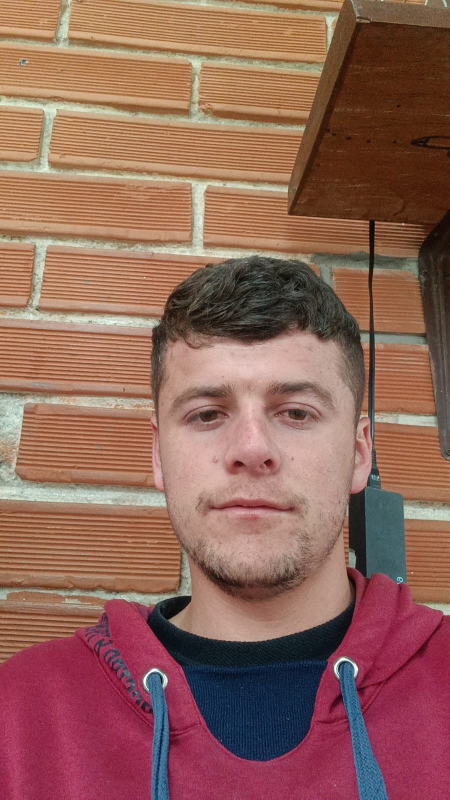
#> input picture dataset/julian/1.jfif, 899 x 1599 px (shown at 1/2 size); its folder holds only this picture in this run
$ python train_model.py
#> lines starting #> are read from the running program, lines starting #| are printed output that depends on the picture
import os
import json
import cv2
import numpy as np

DATASET_DIR = "dataset"
MODEL_DIR = "model"
MODEL_PATH = os.path.join(MODEL_DIR, "lbph_model.yml")
LABELS_PATH = os.path.join(MODEL_DIR, "labels.json")

os.makedirs(MODEL_DIR, exist_ok=True)

cascade = cv2.CascadeClassifier(
    cv2.data.haarcascades + "haarcascade_frontalface_default.xml"
)

images = []
labels = []
label_map = {}
current_id = 0

for person_name in sorted(os.listdir(DATASET_DIR)):
    person_dir = os.path.join(DATASET_DIR, person_name)
    if not os.path.isdir(person_dir):
        continue

    label_map[current_id] = person_name

    for filename in os.listdir(person_dir):
        path = os.path.join(person_dir, filename)
        img = cv2.imread(path)
#> img is the input picture: shape (1599, 899, 3); mean B, G, R 89.1, 100.8, 145.5

        if img is None:
            print("No se pudo leer:", path)
            continue

        gray = cv2.cvtColor(img, cv2.COLOR_BGR2GRAY)
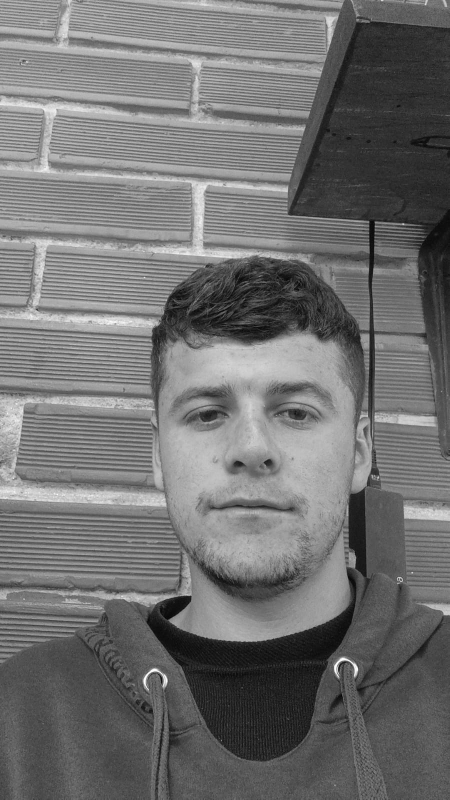
#> gray: shape (1599, 899) (shown at 1/2 size); min 1, max 255, mean 112.9
        faces = cascade.detectMultiScale(gray, scaleFactor=1.1, minNeighbors=5)
#> faces = [[262, 624, 501, 501]]

        if len(faces) == 0:
            print("No se detecto rostro en:", path)
            continue

        x, y, w, h = faces[0]
#> x = 262; y = 624; w = 501; h = 501
        face = gray[y:y+h, x:x+w]
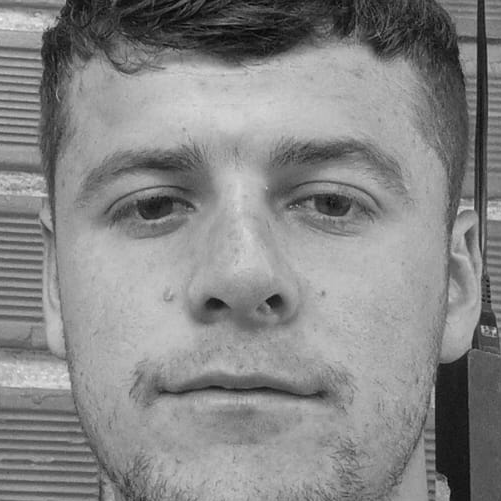
#> face: shape (501, 501); min 2, max 243, mean 134.8
        face = cv2.resize(face, (200, 200))
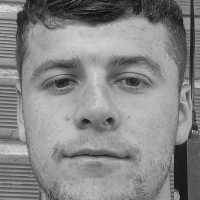
#> face: shape (200, 200); min 10, max 239, mean 134.7

        images.append(face)
        labels.append(current_id)
        print("Muestra agregada:", path)

    current_id += 1
#> pass 2 of the loop `for person_name in sorted(os.listdir(DATASET_DIR)):`:
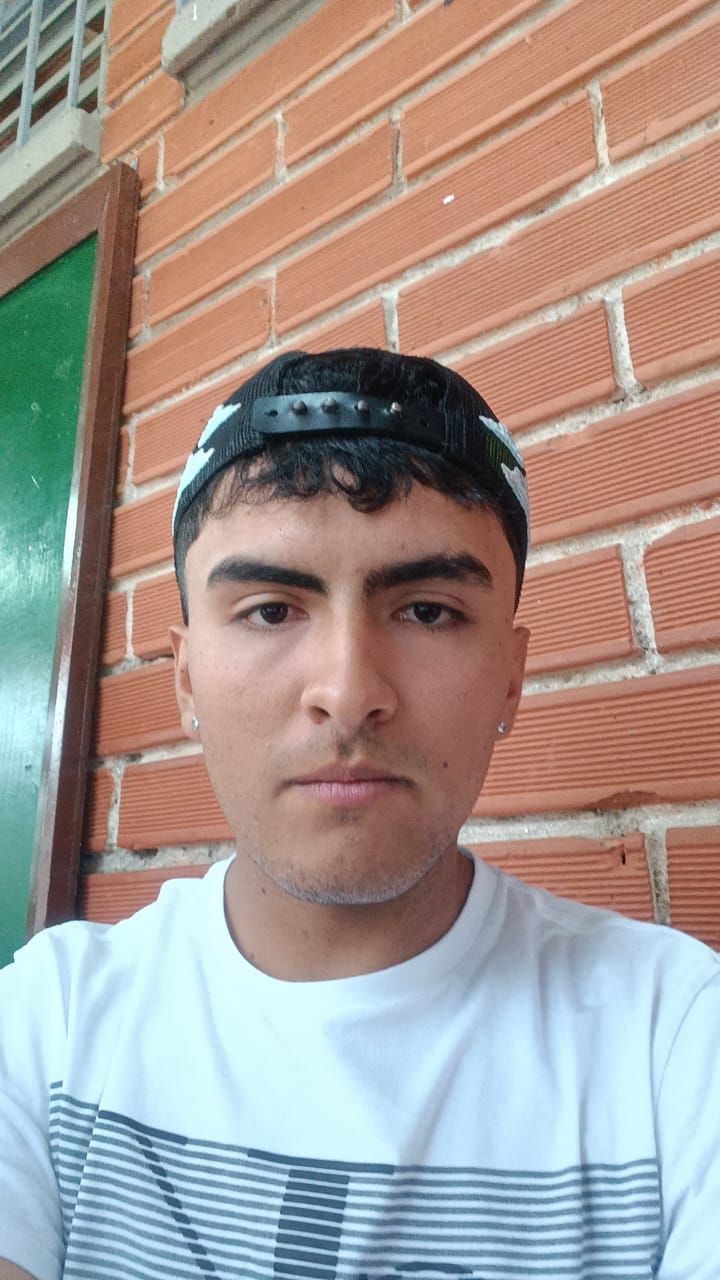
#> input picture dataset/sebas/1.jfif, 720 x 1280 px
#> img is the input picture: shape (1280, 720, 3); mean B, G, R 145.6, 151.8, 164.9
#> `gray = cv2.cvtColor(img, cv2.COLOR_BGR2GRAY)`:
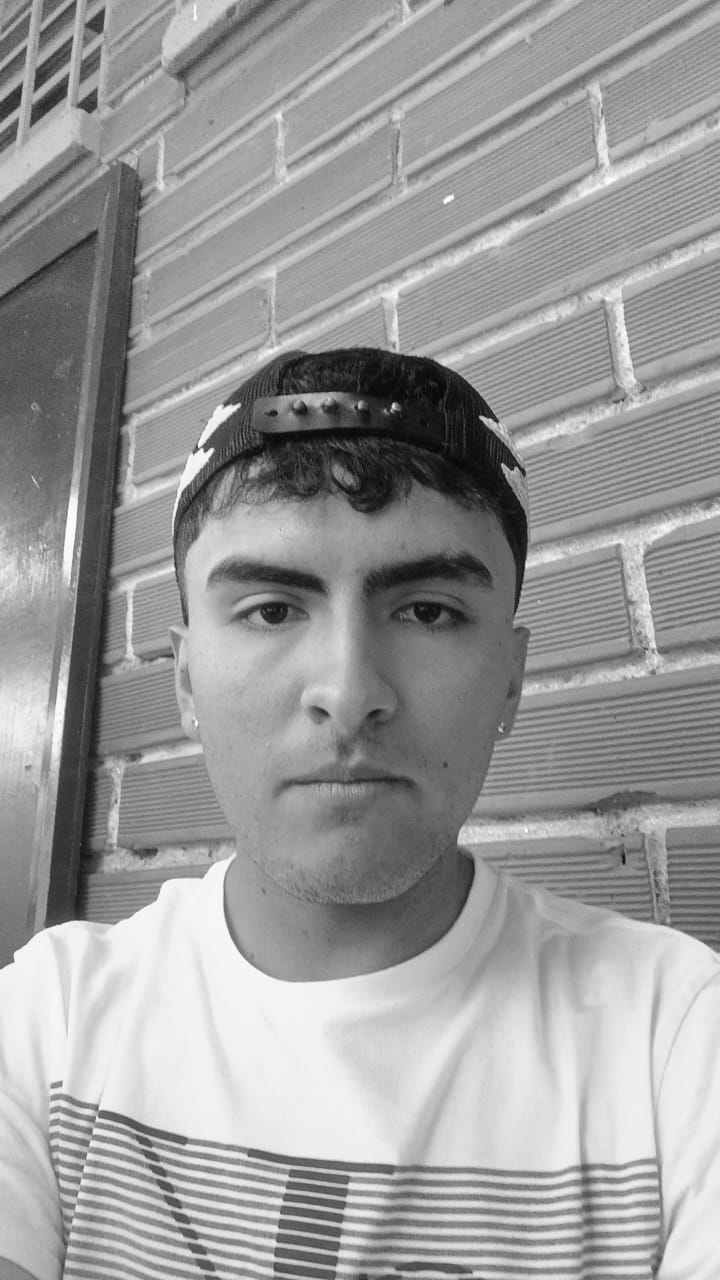
#> gray: shape (1280, 720); min 3, max 255, mean 155
#> faces = [[131, 439, 427, 427]]
#> x = 131; y = 439; w = 427
#> `face = gray[y:y+h, x:x+w]`:
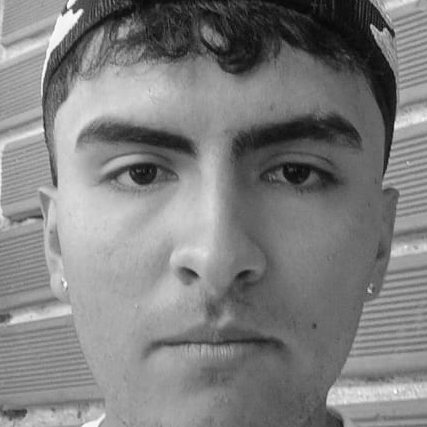
#> face: shape (427, 427); min 4, max 254, mean 127.2

if not images:
    raise RuntimeError("No se encontraron rostros validos en dataset/")

model = cv2.face.LBPHFaceRecognizer_create(
    radius=1,
    neighbors=8,
    grid_x=8,
    grid_y=8,
    threshold=70.0
)

model.train(images, np.array(labels))
model.save(MODEL_PATH)

with open(LABELS_PATH, "w", encoding="utf-8") as f:
    json.dump(label_map, f, ensure_ascii=False, indent=2)

print("Modelo entrenado correctamente")
print("Modelo guardado en:", MODEL_PATH)
print("Etiquetas guardadas en:", LABELS_PATH)
print("Total de muestras usadas:", len(images))
#| Total de muestras usadas: 2
